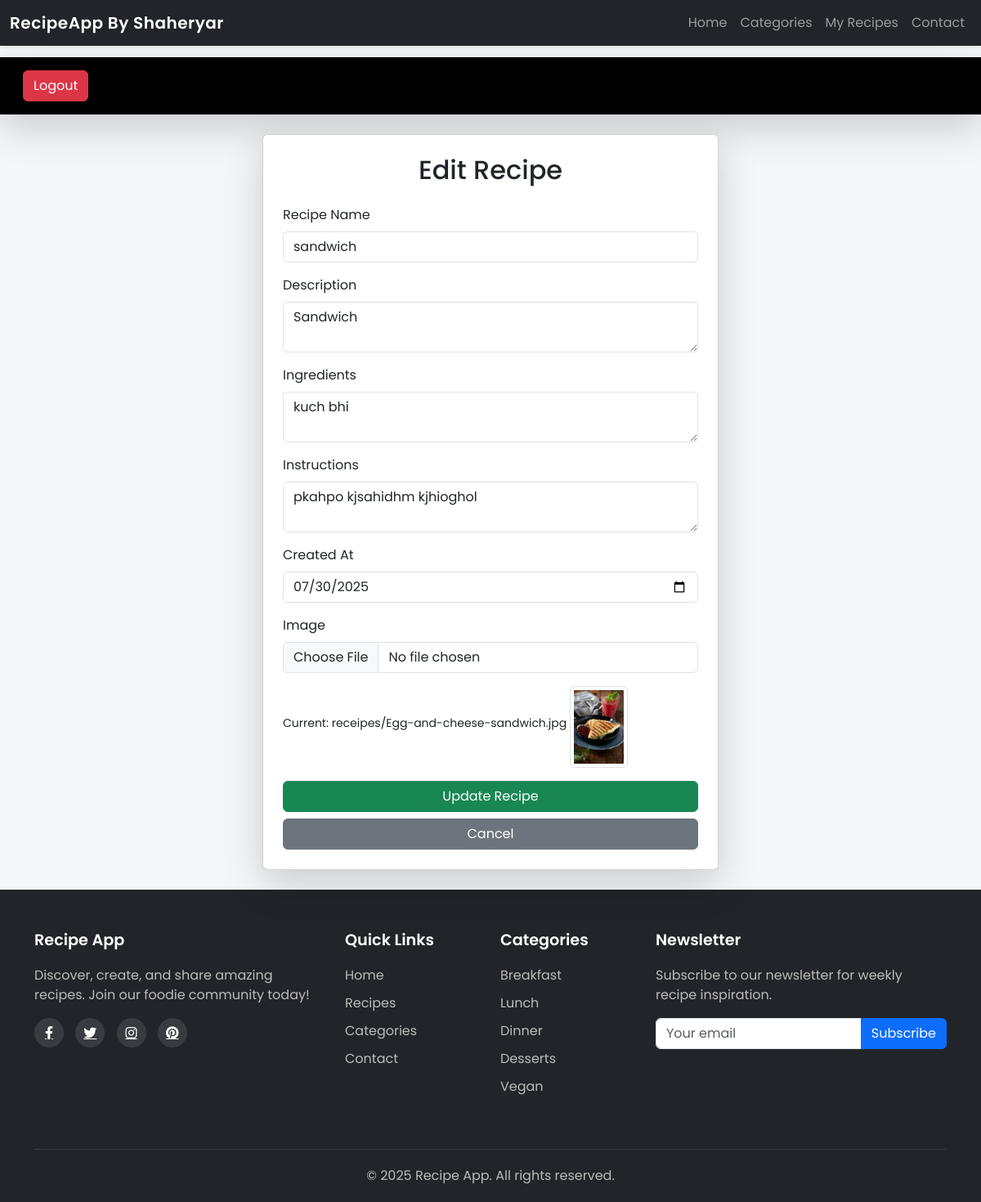
Screenshot of /recipes1/edit-receipe/17/ (signed in) with the database file from the repository.
### vege/models.py (models this page shows, shortened)
class Receipe(models.Model):
    MEAL_TYPES = [
        ('breakfast', 'Breakfast'),
        ('lunch', 'Lunch'),
        ('dinner', 'Dinner'),
        ('dessert', 'Dessert'),
        ('snack', 'Snack'),
    ]
    receipe_name = models.CharField(max_length=100)
    receipe_description = models.TextField()
    ingredients = models.TextField()
    instructions = models.TextField()
    created_at = models.DateTimeField(auto_now_add=True)
    receipe_image = models.ImageField(upload_to='receipes/', null=True, blank=True)
    categories = models.ManyToManyField(Category, related_name='recipes', blank=True)
    user = models.ForeignKey(User, on_delete=models.SET_NULL, null=True, blank=True)
    recipe_view_count = models.IntegerField(default=1)
    class Meta:
        ordering = ['-created_at']

### vege/views.py (the view, shortened to what this page needs)
# urls.py: path('edit-receipe/<int:receipe_id>/', views.edit_receipe, name='edit_receipe'),
@login_required(login_url='vege:login')
def edit_receipe(request, receipe_id):
    receipe = get_object_or_404(Receipe, id=receipe_id)
    return render(request, 'vege/edit_receipe.html', {'receipe': receipe})

### vege/templates/vege/edit_receipe.html (shortened to what this page needs)
{% extends "vege/base.html" %}
{% block content %}
<div class="col-6 mx-auto card p-4 shadow-lg">
    <h2 class="mb-4 text-center">Edit Recipe</h2>
    <form method="post" enctype="multipart/form-data">
        <div class="mb-3">
            <label class="form-label">Recipe Name</label>
            <input type="text" class="form-control" name="recipe_name" value="{{ receipe.receipe_name }}" required>
        </div>
        <div class="mb-3">
            <label class="form-label">Description</label>
            <textarea class="form-control" name="description" required>{{ receipe.receipe_description }}</textarea>
        </div>
        <div class="mb-3">
            <label class="form-label">Ingredients</label>
            <textarea class="form-control" name="ingredients" required>{{ receipe.ingredients }}</textarea>
        </div>
        <div class="mb-3">
            <label class="form-label">Instructions</label>
            <textarea class="form-control" name="instructions" required>{{ receipe.instructions }}</textarea>
        </div>
        <div class="mb-3">
            <label class="form-label">Created At</label>
            <input type="date" class="form-control" name="created_at"
                   value="{{ receipe.created_at|date:'Y-m-d' }}" required>
        </div>
        <div class="mb-3">
            <label class="form-label">Image</label>
            <input type="file" class="form-control" name="image">
            {% if receipe.receipe_image %}
                <div class="mt-2">
                    <small>Current: {{ receipe.receipe_image.name }}</small>
                    <img src="{{ receipe.receipe_image.url }}" class="img-thumbnail mt-2" style="max-height: 100px;">
                </div>
            {% endif %}
        </div>
        <button type="submit" class="btn btn-success w-100">Update Recipe</button>
        <a href="{% url 'vege:recipes' %}" class="btn btn-secondary w-100 mt-2">Cancel</a>
    </form>
</div>
{% endblock %}

### vege/templates/vege/base.html (style rules this page uses)
body { font-family: "Poppins", sans-serif; padding-top: 70px; background-color: #f4f6f8; color: #333; display: flex; flex-direction: column; min-height: 100vh; }

### rows the page displays
Receipe: recipe_name "sandwich", description "Sandwich", ingredients "kuch bhi", instructions "pkahpo kjsahidhm kjhioghol", created_at "07/30/2025", receipe_image.name "receipes/Egg-and-cheese-sandwich.jpg", receipe_image (picture)
